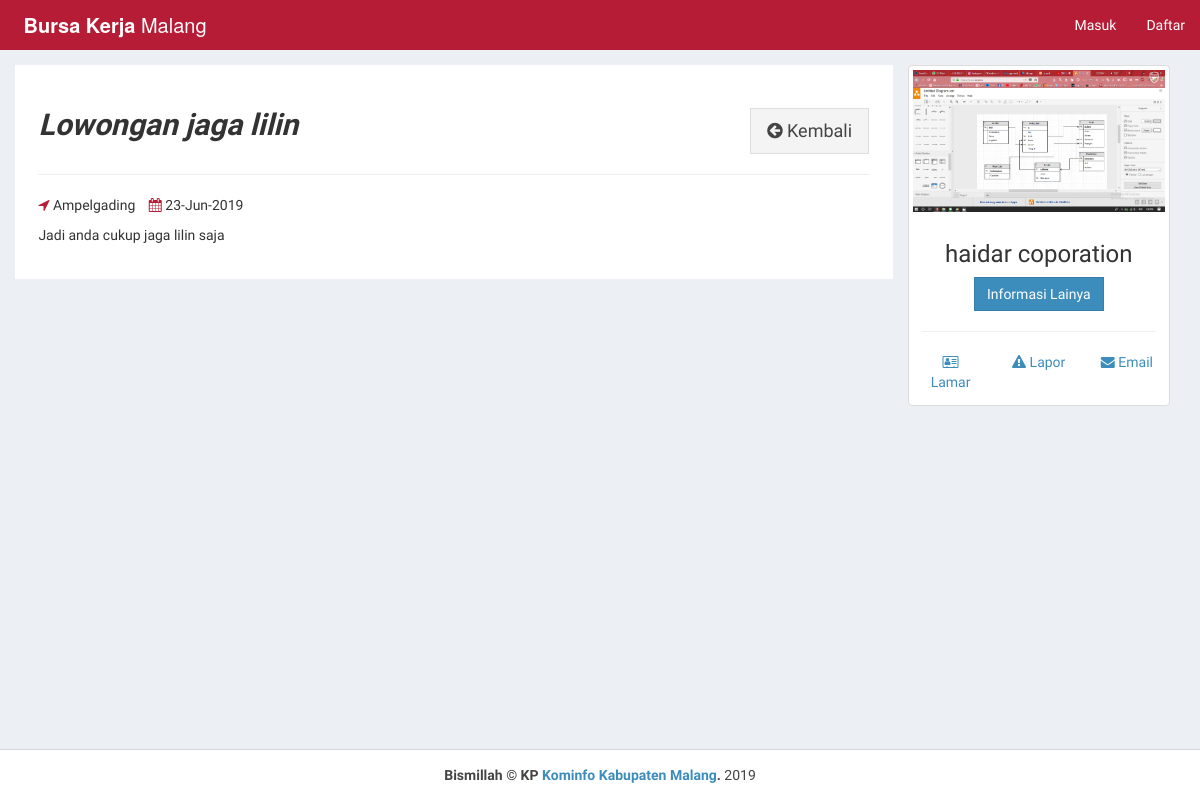
/landingpage/view-job-post.php?id=104, run on an earlier commit of the app's database.
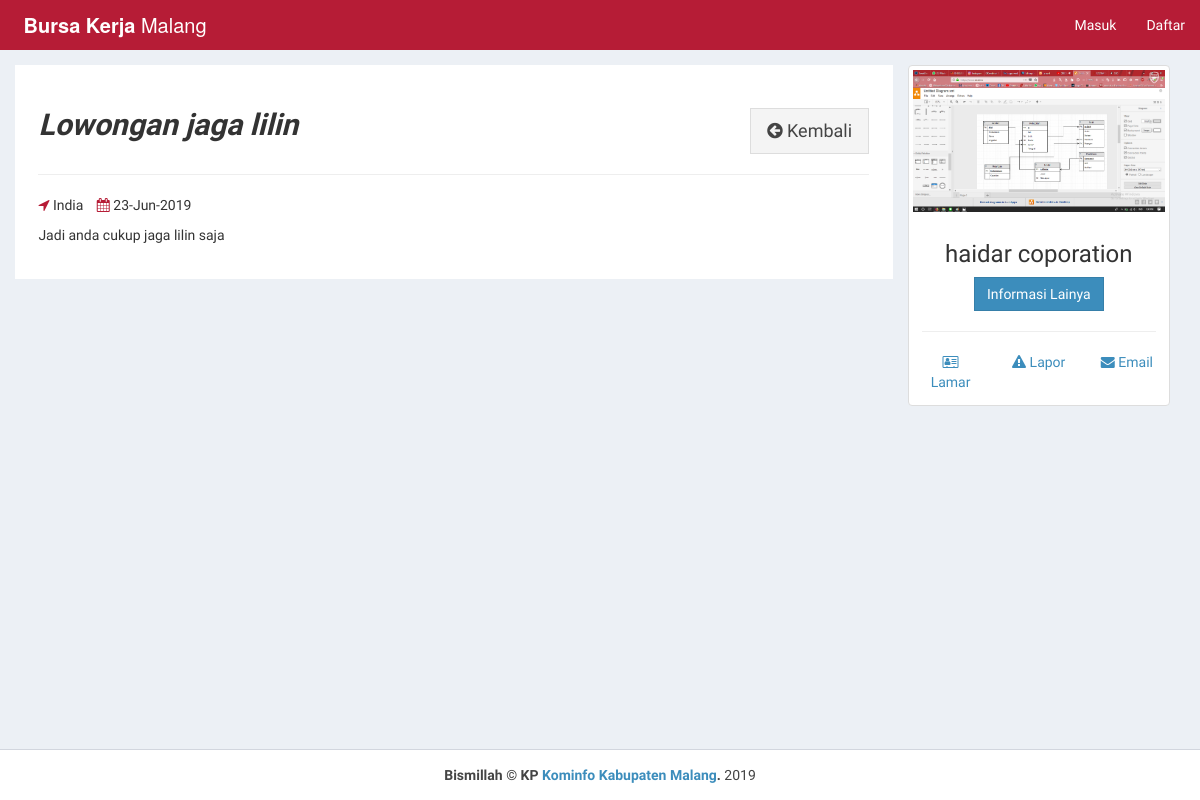
And on a later commit of the database.
### tables this page shows
CREATE TABLE IF NOT EXISTS `buat_lowongan` (
`id_jobpost` int(11) NOT NULL,
  `id_company` int(11) NOT NULL,
  `jobtitle` varchar(255) NOT NULL,
  `description` text NOT NULL,
  `minimumsalary` varchar(255) NOT NULL,
  `maximumsalary` varchar(255) NOT NULL,
  `experience` varchar(255) NOT NULL,
  `qualification` varchar(255) NOT NULL,
  `createdat` timestamp NOT NULL DEFAULT CURRENT_TIMESTAMP
);

CREATE TABLE IF NOT EXISTS `company` (
`id_company` int(11) NOT NULL,
  `name` varchar(255) NOT NULL,
  `companyname` varchar(255) NOT NULL,
  `kecamatan` varchar(255) NOT NULL,
  `kelurahan_desa` varchar(255) NOT NULL,
  `alamat` varchar(255) NOT NULL,
  `contactno` varchar(255) NOT NULL,
  `website` varchar(255) NOT NULL,
  `email` varchar(255) NOT NULL,
  `password` varchar(255) NOT NULL,
  `aboutme` varchar(255) DEFAULT NULL,
  `logo` varchar(255) NOT NULL,
  `createdAt` timestamp NOT NULL DEFAULT CURRENT_TIMESTAMP,
  `active` int(11) NOT NULL DEFAULT '2'
);

### landingpage/view-job-post.php (the view, shortened to what this page needs)
<?php
require_once("db.php");
?>
<!DOCTYPE html>
<html>
<head>
  <link rel="stylesheet" href="../css/style1.css">
  <link rel="stylesheet" href="https://cdnjs.cloudflare.com/ajax/libs/font-awesome/4.7.0/css/font-awesome.min.css">
  <link rel="stylesheet" href="https://cdnjs.cloudflare.com/ajax/libs/font-awesome/4.7.0/css/font-awesome.min.css">
  <link rel="stylesheet" href="../css/AdminLTE.min.css">
  <link rel="stylesheet" href="../css/_all-skins.min.css">
  <link rel="stylesheet" href="../css/custom.css">
</head>
<body class="hold-transition skin-green sidebar-mini">
<div class="wrapper">
  <header class="main-header">
    <a href="../index.php" class="logo logo-bg">
      <span class="logo-lg"><b>Bursa Kerja</b> Malang</span>
    </a>
    <nav class="navbar navbar-static-top">
      <div class="navbar-custom-menu">
        <ul class="nav navbar-nav">
        <?php if(empty($_SESSION['id_user']) && empty($_SESSION['id_company'])) { ?>
          <li>
            <a href="login.php">Masuk</a>
          </li>
          <li>
            <a href="sign-up.php">Daftar</a>
          </li>
          <?php } ?>
        </ul>
      </div>
    </nav>
  </header>
  <div class="content-wrapper" style="margin-left: 0px;">
  <?php
    $sql = "SELECT * FROM buat_lowongan INNER JOIN company ON buat_lowongan.id_company=company.id_company WHERE id_jobpost='$_GET[id]'";
    $result = $conn->query($sql);
    if($result->num_rows > 0)
    {
      while($row = $result->fetch_assoc())
      {
  ?>
    <section id="candidates" class="content-header">
      <div class="container">
        <div class="row">
          <div class="col-md-9 bg-white padding-2">
            <div class="pull-left">
              <h2><b><i><?php echo $row['jobtitle']; ?></i></b></h2>
            </div>
            <div class="pull-right">
              <a href="jobs.php" class="btn btn-default btn-lg btn-flat margin-top-20"><i class="fa fa-arrow-circle-left"></i> Kembali</a>
            </div>
            <div class="clearfix"></div>
            <hr>
            <div>
              <p><span class="margin-right-10"><i class="fa fa-location-arrow text-green"></i> <?php echo $row['kecamatan']; ?></span> <i class="fa fa-calendar text-green"></i> <?php echo date("d-M-Y", strtotime($row['createdat'])); ?></p>
            </div>
            <div>
              <?php echo stripcslashes($row['description']); ?>
            </div>
          </div>
          <div class="col-md-3">
            <div class="thumbnail">
              <img src="../uploads/logo/<?php echo $row['logo']; ?>" alt="companylogo">
              <div class="caption text-center">
                <h3><?php echo $row['companyname']; ?></h3>
                <p><a href="#" class="btn btn-primary btn-flat" role="button">Informasi Lainya</a>
                <hr>
                <div class="row">
                  <div class="col-md-4"><a href="apply.php?id=<?php echo $row['id_jobpost']; ?>"><i class="fa fa-address-card-o"></i> Lamar</a></div>
                  <div class="col-md-4"><a href=""><i class="fa fa-warning"></i> Lapor</a></div>
                  <div class="col-md-4"><a href=""><i class="fa fa-envelope"></i> Email</a></div>
                </div>
              </div>
            </div>
          </div>
        </div>
      </div>
    </section>
    <?php
      }
    }
    ?>
  </div>
  <footer class="main-footer" style="margin-left: 0px;">
    <div class="text-center">
    <strong>Bismillah &copy; KP <a href="http://kominfo.malangkab.go.id/">Kominfo Kabupaten Malang</a>.</strong> 2019
    </div>
  </footer>
</div>
</body>
</html>

### css/custom.css (style rules this page uses)
.logo-bg { background-color: rgb(182, 28, 54) !important; }
.margin-top-20 { margin-top: 20px; }
.padding-2 { padding: 2%; }
.bg-white { background-color: #fff; }
.margin-right-10 { margin-right: 10px; }

What changed in the data, as far as the page shows it:
changed through a linked row, buat_lowongan "Lowongan jaga lilin": id_company.kecamatan "Ampelgading" → "India"
